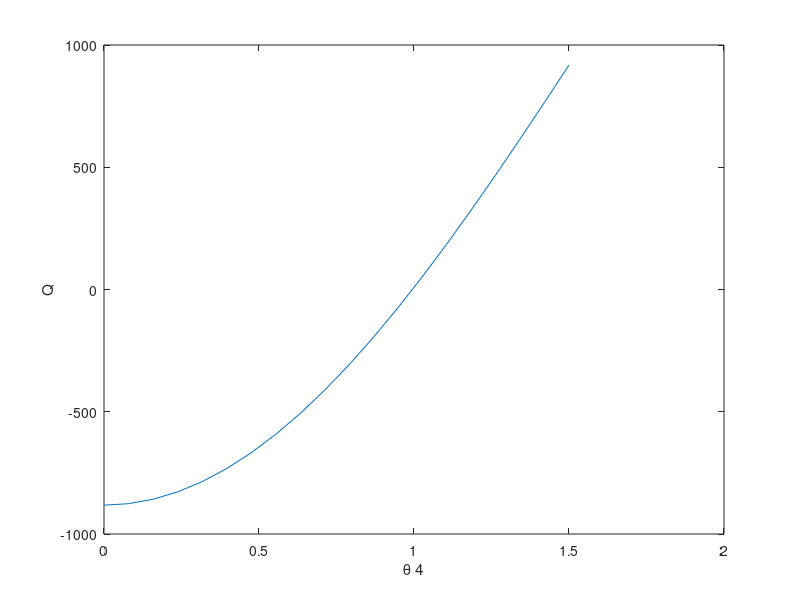

Source code (MATLAB):
u=931.49;
mp=938.272;
Mc=10.0168*u;
E1=400+Mc; P1=sqrt((E1^2)-(Mc^2));
E4=mp+20;%(mp+1:1:mp+130);P4=sqrt((E4.^2)-(mp^2));
theta4=linspace(0,1.5,20);
A=E4*(1+(mp/Mc));
C=-(2/Mc)*sqrt(Mc*mp*E1*E4)*cos(theta4);
Q=A+C;
plot(theta4,Q)
ylabel('Q')
xlabel('\theta 4')